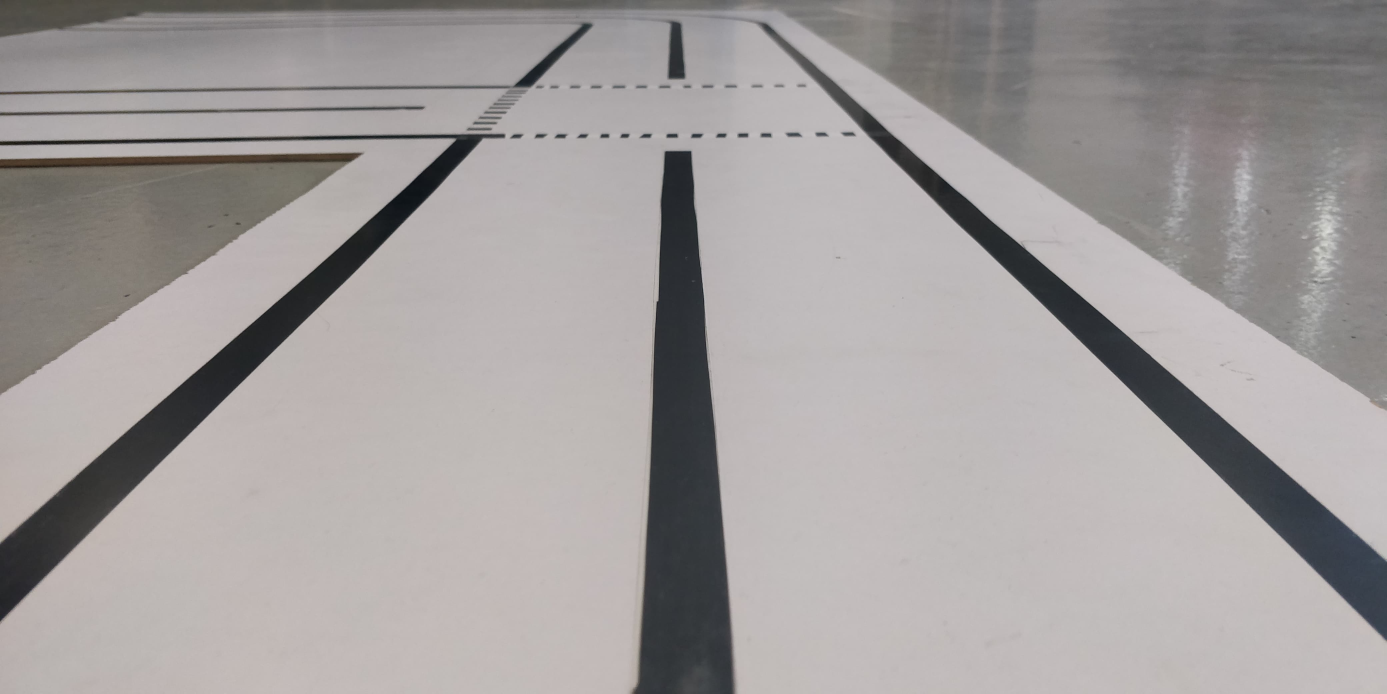
#> input picture Week6/Activities/Activity_filters/opencv_course/images/line_1.jpg, 4160 x 2080 px, found by its file name (shown at 1/3 size)
$ python MCR2_line_detection_contours.py
#> lines starting #> are read from the running program, lines starting #| are printed output that depends on the picture; after the words box and inside, x2 and y2 are one past the last pixel; in counts of white or black regions, pixels touching at a corner belong together
import cv2
import numpy as np
from matplotlib import pyplot as plt

# Load image
img = cv2.imread('images/line_1.jpg')
#> img is the input picture: shape (2080, 4160, 3); mean B, G, R 156.8, 157.4, 161.8
assert img is not None, "Image not found!"

# Set target dimensions
target_width, target_height = 640, 480

# Resize image if needed
height, width = img.shape[:2]
#> height = 2080; width = 4160
if (width, height) != (target_width, target_height):
    resized_img = cv2.resize(img, (target_width, target_height))
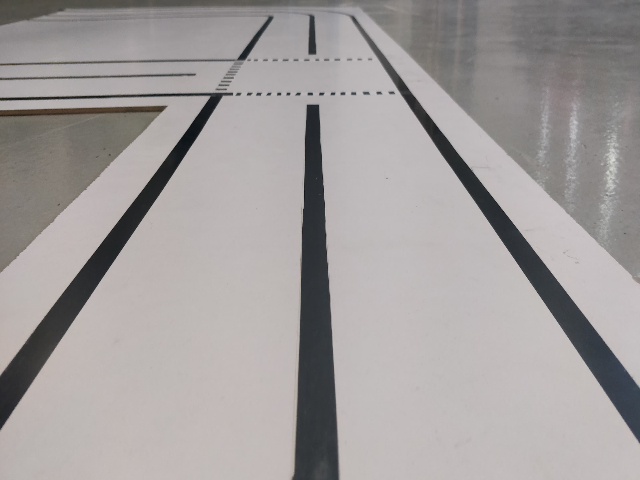
#> resized_img: shape (480, 640, 3); mean B, G, R 156.8, 157.4, 161.8
    print("Image resized to 640x480.")
else:
    resized_img = img.copy()
    print("Image already 640x480.")

# --- Step 1: Create trapezoidal mask ---

#roi = resized_img[int(target_height*0.0):, :]
roi = resized_img[int(target_height * 0.5):, :]

roi_height, roi_width = roi.shape[:2]
#> roi_height = 240; roi_width = 640

mask = np.zeros((roi_height, roi_width), dtype=np.uint8)

top_width = int(roi_width * 0.9)
#> top_width = 576
trapezoid = np.array([[
    ((roi_width - top_width) // 2, int(roi_height * 0.0)),  # top-left
    ((roi_width + top_width) // 2, int(roi_height * 0.0)),  # top-right
    (roi_width, roi_height),                                # bottom-right
    (0, roi_height)                                            # bottom-left
]], dtype=np.int32)

cv2.fillPoly(mask, trapezoid, 255)
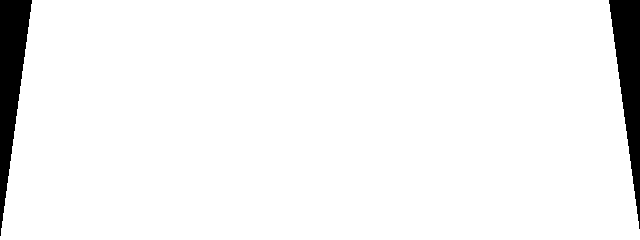
#> mask: shape (240, 640); 95.1% white; 2 black regions, box (x1, y1, x2, y2) and area: (0, 0, 32, 236) 3840, (609, 0, 640, 229) 3612
roi = cv2.bitwise_and(roi, roi, mask=mask)
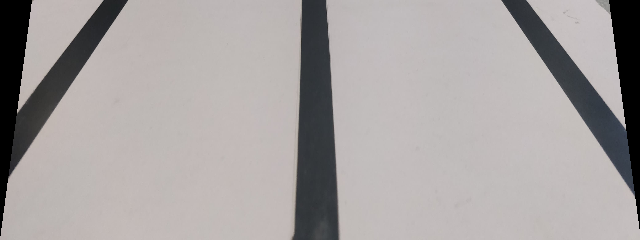
#> roi: shape (240, 640, 3); mean B, G, R 161, 161.6, 166.3

# --- Step 2: Preprocess image ---
gray = cv2.cvtColor(roi, cv2.COLOR_BGR2GRAY)
blurred = cv2.GaussianBlur(gray, (5, 5), 0)
_, binary_inv = cv2.threshold(blurred, 100, 255, cv2.THRESH_BINARY_INV)
#> binary_inv: shape (240, 640); 16.2% white; 3 white regions, box (x1, y1, x2, y2) and area: (502, 0, 640, 222) 8552, (0, 0, 127, 229) 8212, (293, 0, 339, 240) 8179

# Morphological operations
kernel = np.ones((3, 3), np.uint8)
morph = cv2.erode(binary_inv, kernel, iterations=3)
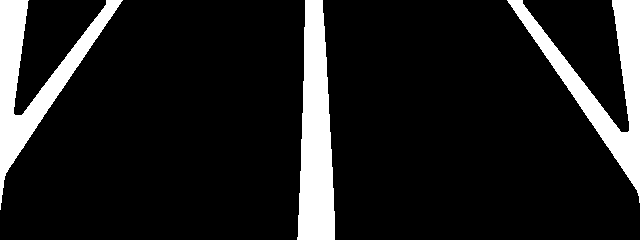
#> morph: shape (240, 640); 12.5% white; 3 white regions, box (x1, y1, x2, y2) and area: (297, 0, 335, 240) 6674, (507, 0, 640, 203) 6349, (0, 0, 123, 210) 6170
morph = cv2.dilate(morph, kernel, iterations=3)
#> morph: shape (240, 640); 16.2% white; 3 white regions, box (x1, y1, x2, y2) and area: (504, 0, 640, 206) 8509, (294, 0, 338, 240) 8174, (0, 0, 126, 213) 8171

# Canny edge detection
canny_edges = cv2.Canny(morph, 50, 150)
#> canny_edges: shape (240, 640); 1.1% white in thin lines or dots

side_crop_percent = 0.05
crop_x = int(roi_width * side_crop_percent)
#> crop_x = 32

# Create a mask that only keeps the center part
side_mask = np.zeros_like(canny_edges)
cv2.rectangle(
    side_mask,
    (crop_x, 0),  # top-left corner
    (roi_width - crop_x, roi_height),  # bottom-right corner
    255,  # white region
    thickness=-1
)
#> side_mask: shape (240, 640); 90.2% white; 2 black regions, box (x1, y1, x2, y2) and area: (0, 0, 32, 240) 7680, (609, 0, 640, 240) 7440

# Apply side mask
canny_edges = cv2.bitwise_and(canny_edges, canny_edges, mask=side_mask)
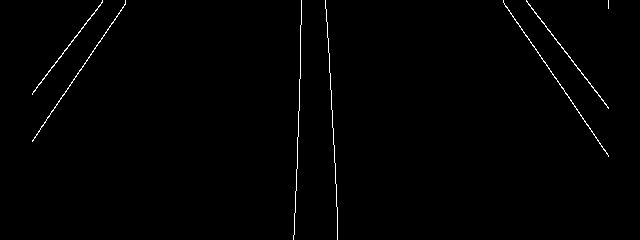
#> canny_edges: shape (240, 640); 0.78% white in thin lines or dots

# Apply trapezoidal mask to Canny output
all_edges_roi = cv2.bitwise_and(canny_edges, canny_edges, mask=mask)

# --- Step 3: Find and process contours ---
contours, _ = cv2.findContours(all_edges_roi, cv2.RETR_EXTERNAL, cv2.CHAIN_APPROX_SIMPLE)
#> contours = 7 contours, 3 with area under 20; largest, box (x1, y1, x2, y2) and area: (526, 0, 609, 109) 57, (503, 0, 609, 157) 56, (32, 0, 126, 142) 49, (32, 0, 103, 95) 48

output = roi.copy()
epsilon_factor = 0.1

for cnt in contours:
    # Approximate polygon
    epsilon = epsilon_factor * cv2.arcLength(cnt, True)
    approx = cv2.approxPolyDP(cnt, epsilon, True)

    # Bounding rectangle and center
    x, y, w, h = cv2.boundingRect(approx)
    cv2.rectangle(output, (x, y), (x + w, y + h), (255, 0, 0), 2)  # Blue box

    box_area = w * h

    # Filter by bounding box area
    if box_area < 1000 or box_area > 100000:
        continue

    cx = x + w // 2
    cy = y + h // 2
    cv2.circle(output, (cx, cy), 4, (0, 0, 255), -1)               # Red center
    cv2.putText(output, f"({cx},{cy})", (cx + 10, cy), cv2.FONT_HERSHEY_SIMPLEX, 0.4, (255, 255, 0), 1)

    # Draw the approximated polygon
    cv2.polylines(output, [approx], isClosed=True, color=(0, 255, 0), thickness=2)
#> this loop made 7 passes
#> (epsilon, approx, x, w, h, box_area, cx, cy) on passes 2 to 7: (28.39, [[526, 0], [608, 108]], 526, 83, 109, 9047, 567, 54), (39.9, [[503, 0], [608, 156]], 503, 106, 157, 16642, 556, 78), (48.79, [[325, 0], [337, 239]], 325, 13, 240, 3120, 331, 120), (48.46, [[301, 0], [293, 239]], 293, 9, 240, 2160, 297, 120), (35.9, [[125, 0], [32, 141]], 32, 94, 142, 13348, 79, 71), (24.6, [[102, 0], [32, 94]], 32, 71, 95, 6745, 67, 47)
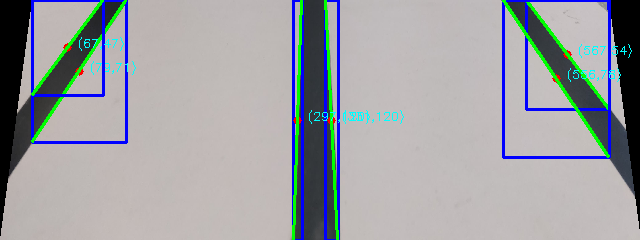
#> output: shape (240, 640, 3); 6.9% of pixels changed, all inside (x1, y1, x2, y2) = (31, 0, 632, 240)

# Convert to RGB for matplotlib
output_rgb = cv2.cvtColor(output, cv2.COLOR_BGR2RGB)

# --- Step 4: Display results ---
plt.figure(figsize=(12, 8))

plt.subplot(2, 3, 1)
plt.imshow(cv2.cvtColor(roi, cv2.COLOR_BGR2RGB))
plt.title('Trapezoidal ROI')
plt.axis('off')

plt.subplot(2, 3, 2)
plt.imshow(morph, cmap='gray')
plt.title('Morphological Result')
plt.axis('off')

plt.subplot(2, 3, 3)
plt.imshow(canny_edges, cmap='gray')
plt.title('Canny Edges')
plt.axis('off')

plt.subplot(2, 3, 4)
plt.imshow(all_edges_roi, cmap='gray')
plt.title('Masked Edges')
plt.axis('off')

plt.subplot(2, 3, 5)
plt.imshow(output_rgb)
plt.title('Bounding Boxes + Centers')
plt.axis('off')

plt.tight_layout()
plt.show()
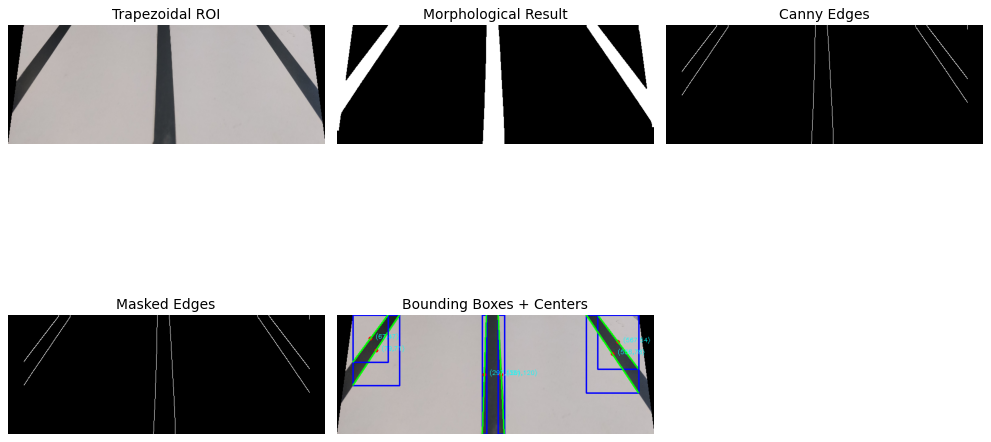
#> figure drawn by matplotlib, 5 panels

$ run again, with Week6/Activities/Activity_filters/opencv_course/images/line_2.jpg copied over Week6/Activities/Activity_filters/opencv_course/images/line_1.jpg
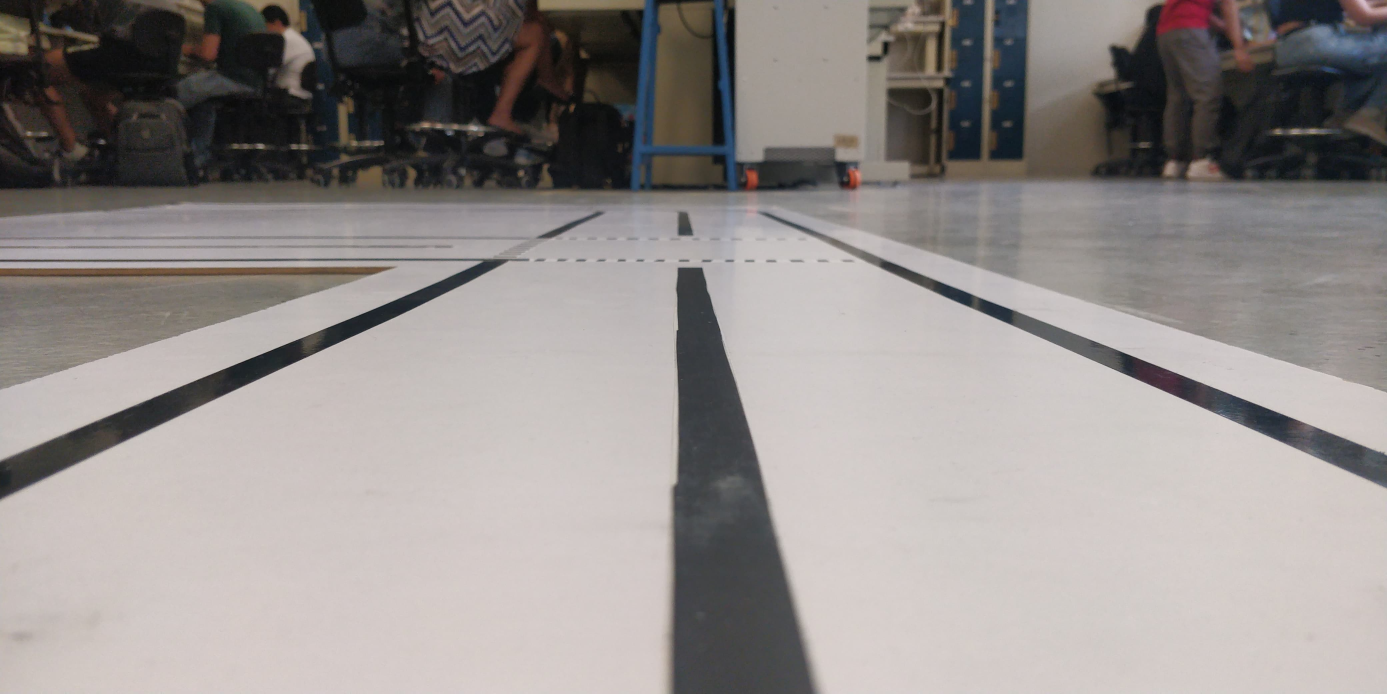
#> input picture Week6/Activities/Activity_filters/opencv_course/images/line_2.jpg, 4160 x 2080 px, found by its file name (shown at 1/3 size)
#> img is the input picture: shape (2080, 4160, 3); mean B, G, R 140.5, 142.6, 148.1
#> mask: shape (240, 640); 95.1% white; 2 black regions, box (x1, y1, x2, y2) and area: (0, 0, 32, 236) 3840, (609, 0, 640, 229) 3612
#> `_, binary_inv = cv2.threshold(blurred, 100, 255, cv2.THRESH_BINARY_INV)`:
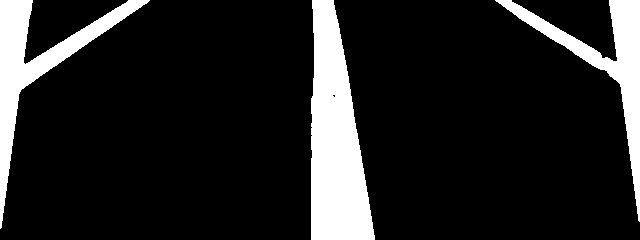
#> binary_inv: shape (240, 640); 14.2% white; 3 white regions, box (x1, y1, x2, y2) and area: (311, 0, 375, 240) 10367, (0, 0, 150, 229) 6089, (495, 0, 640, 222) 5362
#> side_mask: shape (240, 640); 90.2% white; 2 black regions, box (x1, y1, x2, y2) and area: (0, 0, 32, 240) 7680, (609, 0, 640, 240) 7440
#> contours = 8 contours, 5 with area under 20; largest, box (x1, y1, x2, y2) and area: (32, 0, 147, 83) 43, (498, 0, 609, 75) 32, (32, 0, 128, 60) 22
#> the loop `for cnt in contours:` made 8 passes
#> (epsilon, approx, x, y, w, h, box_area, cx) on passes 3, 4, 5, 7, 8: (24.41, [[511, 0], [608, 57]], 511, 0, 98, 58, 5684, 560), (28.48, [[498, 0], [608, 74]], 498, 0, 111, 75, 8325, 553), (51.2, [[333, 0], [374, 239]], 333, 0, 42, 240, 10080, 354), (29.94, [[146, 0], [32, 82]], 32, 0, 115, 83, 9545, 89), (23.95, [[127, 0], [32, 59]], 32, 0, 96, 60, 5760, 80)
#> after the loop `for cnt in contours:`:
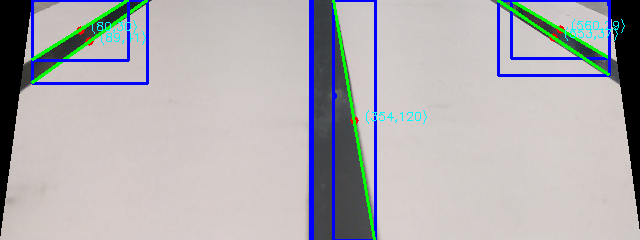
#> output: shape (240, 640, 3); mean B, G, R 177.7, 174.2, 175.9
